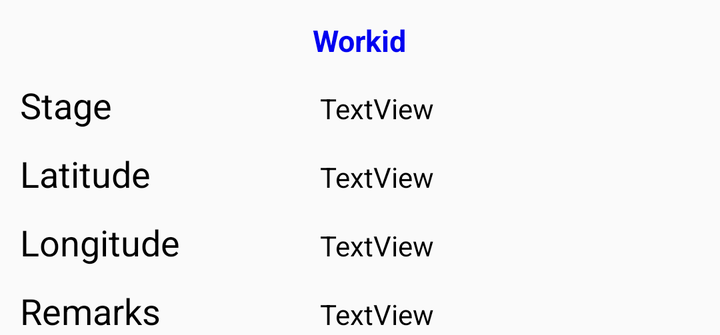
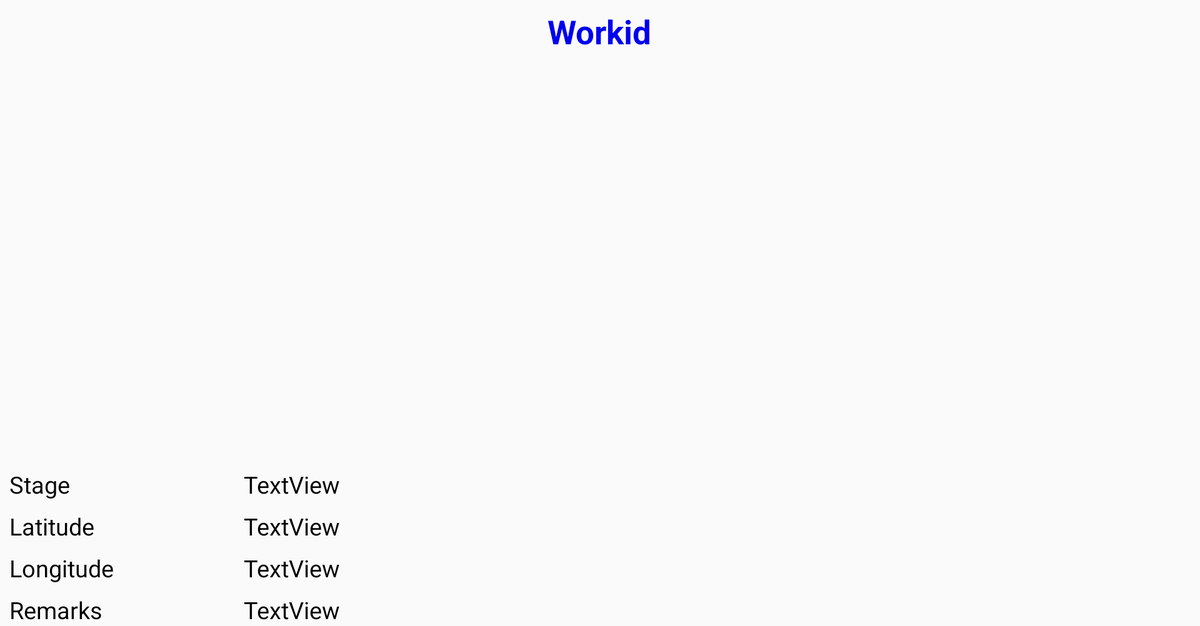

Compare how this app lays out the same screen by default and in its alternative resource folder. The renders come first, then the two layout files and the values they reference.
<!-- AndroidManifest.xml: application theme AppTheme -->
<!-- res/layout/pending_upload_list_item.xml -->
<?xml version="1.0" encoding="utf-8"?>
<RelativeLayout xmlns:android="http://schemas.android.com/apk/res/android"
    android:layout_width="fill_parent"
    android:layout_height="wrap_content"
    android:orientation="vertical" >

    <TextView
        android:id="@+id/id"
        android:layout_width="150dip"
        android:layout_height="wrap_content"
        android:layout_marginLeft="10dp"
        android:textColor="#000000"
        android:visibility="gone" />

    <LinearLayout
        android:id="@+id/Linear_workId"
        android:layout_width="match_parent"
        android:layout_height="wrap_content"
        android:layout_alignParentLeft="true"
        android:layout_alignParentTop="true"
        android:layout_marginTop="10dp"
        android:gravity="center" >

        <TextView
            android:id="@+id/workid"
            android:layout_width="wrap_content"
            android:layout_height="wrap_content"
            android:text="Workid"
            android:textColor="#0000f0"
            android:textStyle="bold"
            android:textSize="15sp" />
    </LinearLayout>

    <LinearLayout
        android:id="@+id/Linear_Layout_photo"
        android:layout_width="match_parent"
        android:layout_height="wrap_content"
        android:layout_below="@+id/Linear_workId"
        android:layout_marginTop="10dp"
        android:gravity="center" >

        <ImageView
            android:id="@+id/image"
            android:layout_width="wrap_content"
            android:layout_height="wrap_content"
            android:src="@drawable/avatar" />
    </LinearLayout>

    <LinearLayout
        android:id="@+id/Linear_Layout_stage"
        android:layout_width="match_parent"
        android:layout_height="wrap_content"
        android:layout_alignParentLeft="true"
        android:layout_below="@+id/Linear_Layout_photo" >

        <TextView
            android:id="@+id/textView3"
            android:layout_width="150dip"
            android:layout_height="wrap_content"
            android:layout_marginLeft="10dp"
            android:text="Stage"
            android:textAppearance="?android:attr/textAppearanceMedium"
            android:textColor="#000000" />

        <TextView
            android:id="@+id/stage"
            android:layout_width="wrap_content"
            android:layout_height="wrap_content"
            android:layout_marginRight="10dp"
            android:text="TextView"
            android:textAppearance="?android:attr/textAppearanceSmall"
            android:textColor="#000000"  />
    </LinearLayout>

    <LinearLayout
        android:id="@+id/Linear_Layout_Latitude"
        android:layout_width="match_parent"
        android:layout_height="wrap_content"
        android:layout_alignParentLeft="true"
        android:layout_below="@+id/Linear_Layout_stage"
        android:layout_marginTop="10dp" >

        <TextView
            android:id="@+id/textView4"
            android:layout_width="150dip"
            android:layout_height="wrap_content"
            android:layout_marginLeft="10dp"
            android:text="Latitude"
            android:textAppearance="?android:attr/textAppearanceMedium"
            android:textColor="#000000" />

        <TextView
            android:id="@+id/tvv_latitude"
            android:layout_width="wrap_content"
            android:layout_height="wrap_content"
            android:layout_marginRight="10dp"
            android:text="TextView"
            android:textAppearance="?android:attr/textAppearanceSmall"
            android:textColor="#000000"  />
    </LinearLayout>

    <LinearLayout
        android:id="@+id/Linear_Layout_Longitude"
        android:layout_width="match_parent"
        android:layout_height="wrap_content"
        android:layout_alignParentLeft="true"
        android:layout_below="@+id/Linear_Layout_Latitude"
        android:layout_marginTop="10dp" >

        <TextView
            android:id="@+id/textView5"
            android:layout_width="150dip"
            android:layout_height="wrap_content"
            android:layout_marginLeft="10dp"
            android:text="Longitude"
            android:textAppearance="?android:attr/textAppearanceMedium"
            android:textColor="#000000" />

        <TextView
            android:id="@+id/tvv_longitude"
            android:layout_width="wrap_content"
            android:layout_height="wrap_content"
            android:layout_marginRight="10dp"
            android:text="TextView"
            android:textAppearance="?android:attr/textAppearanceSmall"
            android:textColor="#000000"  />
    </LinearLayout>

    <LinearLayout
        android:id="@+id/Linear_Layout_Remarks"
        android:layout_width="match_parent"
        android:layout_height="wrap_content"
        android:layout_alignParentLeft="true"
        android:layout_below="@+id/Linear_Layout_Longitude"
        android:layout_marginTop="10dp" >

        <TextView
            android:id="@+id/textView6"
            android:layout_width="150dip"
            android:layout_height="wrap_content"
            android:layout_marginLeft="10dp"
            android:text="Remarks"
            android:textAppearance="?android:attr/textAppearanceMedium"
            android:textColor="#000000" />

        <TextView
            android:id="@+id/remarks"
            android:layout_width="wrap_content"
            android:layout_height="wrap_content"
            android:layout_marginRight="10dp"
            android:text="TextView"
            android:textAppearance="?android:attr/textAppearanceSmall"
            android:textColor="#000000"  />
    </LinearLayout>

</RelativeLayout>
<!-- resources referenced by this layout -->
<resources>
  <style name="AppTheme" parent="Theme.AppCompat.Light.DarkActionBar">
          <item name="windowNoTitle">true</item>
          <item name="windowActionBar">false</item>
          <item name="colorPrimary">@color/dashboard_color_3</item>
          <item name="colorPrimaryDark">@color/fastScrollBarColor</item>
          <item name="colorAccent">@color/dashboard_color_3</item>
          <item name="android:windowActionBarOverlay">true</item>
  
      </style>
  <color name="dashboard_color_3">#35B37D</color>
  <color name="fastScrollBarColor">#ffcecece</color>
</resources>
<!-- res/layout-sw720dp/pending_upload_list_item.xml (the repository's variant of the layout above) -->
<!-- drawn on a large tablet held sideways -->
<?xml version="1.0" encoding="utf-8"?>
<RelativeLayout xmlns:android="http://schemas.android.com/apk/res/android"
    android:layout_width="fill_parent"
    android:layout_height="wrap_content"
    android:orientation="vertical" >

    <TextView
        android:id="@+id/id"
        android:layout_width="150dip"
        android:layout_height="wrap_content"
        android:layout_marginLeft="10dp"
        android:textColor="#000000"
        android:visibility="gone" />

    <LinearLayout
        android:id="@+id/Linear_workId"
        android:layout_width="match_parent"
        android:layout_height="wrap_content"
        android:layout_alignParentLeft="true"
        android:layout_alignParentTop="true"
        android:layout_marginTop="10dp"
        android:gravity="center" >

        <TextView
            android:id="@+id/workid"
            android:layout_width="wrap_content"
            android:layout_height="wrap_content"
            android:text="Workid"
            android:textColor="#0000f0"
            android:textStyle="bold"
            android:textSize="35sp" />
    </LinearLayout>

    <LinearLayout
        android:id="@+id/Linear_Layout_photo"
        android:layout_width="match_parent"
        android:layout_height="wrap_content"
        android:layout_below="@+id/Linear_workId"
        android:layout_marginTop="10dp"
        android:gravity="center" >

        <ImageView
            android:id="@+id/image"
            android:layout_width="350dip"
            android:layout_height="350dip"
            android:src="@drawable/avatar" />
    </LinearLayout>

    <LinearLayout
        android:id="@+id/Linear_Layout_stage"
        android:layout_width="match_parent"
        android:layout_height="wrap_content"
        android:layout_alignParentLeft="true"
        android:layout_marginTop="500dip" >

        <TextView
            android:id="@+id/textView3"
            android:layout_width="250dip"
            android:layout_height="wrap_content"
            android:layout_marginLeft="10dp"
            android:text="Stage"
            android:textAppearance="?android:attr/textAppearanceMedium"
            android:textColor="#000000"
            android:textSize="25sp" />

        <TextView
            android:id="@+id/stage"
            android:layout_width="wrap_content"
            android:layout_height="wrap_content"
            android:layout_marginRight="10dp"
            android:text="TextView"
            android:textAppearance="?android:attr/textAppearanceMedium"
            android:textColor="#000000"
            android:textSize="25sp"  />
    </LinearLayout>

    <LinearLayout
        android:id="@+id/Linear_Layout_Latitude"
        android:layout_width="match_parent"
        android:layout_height="wrap_content"
        android:layout_alignParentLeft="true"
        android:layout_below="@+id/Linear_Layout_stage"
        android:layout_marginTop="10dp" >

        <TextView
            android:id="@+id/textView4"
            android:layout_width="250dip"
            android:layout_height="wrap_content"
            android:layout_marginLeft="10dp"
            android:text="Latitude"
            android:textAppearance="?android:attr/textAppearanceMedium"
            android:textColor="#000000"
            android:textSize="25sp" />

        <TextView
            android:id="@+id/tvv_latitude"
            android:layout_width="wrap_content"
            android:layout_height="wrap_content"
            android:layout_marginRight="10dp"
            android:text="TextView"
            android:textAppearance="?android:attr/textAppearanceMedium"
            android:textColor="#000000"
            android:textSize="25sp"  />
    </LinearLayout>

    <LinearLayout
        android:id="@+id/Linear_Layout_Longitude"
        android:layout_width="match_parent"
        android:layout_height="wrap_content"
        android:layout_alignParentLeft="true"
        android:layout_below="@+id/Linear_Layout_Latitude"
        android:layout_marginTop="10dp" >

        <TextView
            android:id="@+id/textView5"
            android:layout_width="250dip"
            android:layout_height="wrap_content"
            android:layout_marginLeft="10dp"
            android:text="Longitude"
            android:textAppearance="?android:attr/textAppearanceMedium"
            android:textColor="#000000"
            android:textSize="25sp" />

        <TextView
            android:id="@+id/tvv_longitude"
            android:layout_width="wrap_content"
            android:layout_height="wrap_content"
            android:layout_marginRight="10dp"
            android:text="TextView"
            android:textAppearance="?android:attr/textAppearanceMedium"
            android:textColor="#000000"
            android:textSize="25sp"  />
    </LinearLayout>

    <LinearLayout
        android:id="@+id/Linear_Layout_Remarks"
        android:layout_width="match_parent"
        android:layout_height="wrap_content"
        android:layout_alignParentLeft="true"
        android:layout_below="@+id/Linear_Layout_Longitude"
        android:layout_marginTop="10dp" >

        <TextView
            android:id="@+id/textView6"
            android:layout_width="250dip"
            android:layout_height="wrap_content"
            android:layout_marginLeft="10dp"
            android:text="Remarks"
            android:textAppearance="?android:attr/textAppearanceMedium"
            android:textColor="#000000"
            android:textSize="25sp" />

        <TextView
            android:id="@+id/remarks"
            android:layout_width="wrap_content"
            android:layout_height="wrap_content"
            android:layout_marginRight="10dp"
            android:text="TextView"
            android:textAppearance="?android:attr/textAppearanceMedium"
            android:textColor="#000000" 
            android:textSize="25sp" />
    </LinearLayout>

</RelativeLayout>
